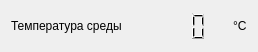
         <widget class="QWidget" name="layoutWidget11">
          <property name="geometry">
           <rect>
            <x>60</x>
            <y>100</y>
            <width>240</width>
            <height>32</height>
           </rect>
          </property>
          <layout class="QHBoxLayout" name="horizontalLayout_30">
           <item>
            <widget class="QLabel" name="label_33">
             <property name="sizePolicy">
              <sizepolicy hsizetype="Preferred" vsizetype="Expanding">
               <horstretch>50</horstretch>
               <verstretch>0</verstretch>
              </sizepolicy>
             </property>
             <property name="maximumSize">
              <size>
               <width>110</width>
               <height>500</height>
              </size>
             </property>
             <property name="text">
              <string>Температура среды</string>
             </property>
            </widget>
           </item>
           <item>
            <widget class="QLCDNumber" name="lcdNumber_TemperatureOutside">
             <property name="sizePolicy">
              <sizepolicy hsizetype="Maximum" vsizetype="Maximum">
               <horstretch>0</horstretch>
               <verstretch>0</verstretch>
              </sizepolicy>
             </property>
             <property name="minimumSize">
              <size>
               <width>100</width>
               <height>30</height>
              </size>
             </property>
             <property name="maximumSize">
              <size>
               <width>100</width>
               <height>30</height>
              </size>
             </property>
             <property name="frameShape">
              <enum>QFrame::NoFrame</enum>
             </property>
             <property name="frameShadow">
              <enum>QFrame::Sunken</enum>
             </property>
             <property name="digitCount">
              <number>4</number>
             </property>
            </widget>
           </item>
           <item>
            <widget class="QLabel" name="label_32">
             <property name="sizePolicy">
              <sizepolicy hsizetype="Minimum" vsizetype="Minimum">
               <horstretch>0</horstretch>
               <verstretch>0</verstretch>
              </sizepolicy>
             </property>
             <property name="maximumSize">
              <size>
               <width>20</width>
               <height>16777215</height>
              </size>
             </property>
             <property name="text">
              <string>°С</string>
             </property>
            </widget>
           </item>
          </layout>
         </widget>
